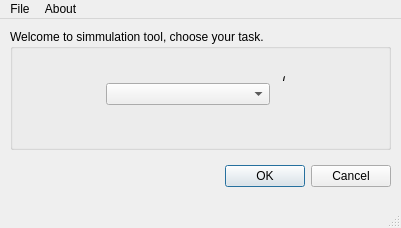
<?xml version="1.0" encoding="UTF-8"?>
<ui version="4.0">
 <class>Welcome</class>
 <widget class="QMainWindow" name="Welcome">
  <property name="geometry">
   <rect>
    <x>0</x>
    <y>0</y>
    <width>401</width>
    <height>228</height>
   </rect>
  </property>
  <property name="windowTitle">
   <string>Welcome</string>
  </property>
  <widget class="QWidget" name="centralwidget">
   <widget class="QGroupBox" name="groupBox">
    <property name="geometry">
     <rect>
      <x>10</x>
      <y>10</y>
      <width>381</width>
      <height>121</height>
     </rect>
    </property>
    <property name="title">
     <string>Welcome to simmulation tool, choose your task.</string>
    </property>
    <widget class="QWidget" name="horizontalLayoutWidget">
     <property name="geometry">
      <rect>
       <x>0</x>
       <y>40</y>
       <width>381</width>
       <height>51</height>
      </rect>
     </property>
     <layout class="QHBoxLayout" name="horizontalLayout">
      <property name="leftMargin">
       <number>20</number>
      </property>
      <property name="rightMargin">
       <number>20</number>
      </property>
      <item>
       <spacer name="horizontalSpacer">
        <property name="orientation">
         <enum>Qt::Horizontal</enum>
        </property>
        <property name="sizeHint" stdset="0">
         <size>
          <width>40</width>
          <height>20</height>
         </size>
        </property>
       </spacer>
      </item>
      <item>
       <widget class="QComboBox" name="comboBox">
        <property name="sizePolicy">
         <sizepolicy hsizetype="Fixed" vsizetype="Fixed">
          <horstretch>0</horstretch>
          <verstretch>0</verstretch>
         </sizepolicy>
        </property>
        <item>
         <property name="text">
          <string/>
         </property>
        </item>
        <item>
         <property name="text">
          <string>Sudoku                           </string>
         </property>
        </item>
        <item>
         <property name="text">
          <string>Fridge                                  </string>
         </property>
        </item>
       </widget>
      </item>
      <item>
       <layout class="QVBoxLayout" name="verticalLayout_11">
        <property name="spacing">
         <number>0</number>
        </property>
        <property name="rightMargin">
         <number>0</number>
        </property>
        <item>
         <widget class="QToolButton" name="toolButton_10">
          <property name="enabled">
           <bool>true</bool>
          </property>
          <property name="font">
           <font>
            <pointsize>6</pointsize>
            <weight>75</weight>
            <italic>true</italic>
            <bold>true</bold>
            <underline>false</underline>
           </font>
          </property>
          <property name="cursor">
           <cursorShape>PointingHandCursor</cursorShape>
          </property>
          <property name="text">
           <string>i</string>
          </property>
          <property name="popupMode">
           <enum>QToolButton::DelayedPopup</enum>
          </property>
          <property name="toolButtonStyle">
           <enum>Qt::ToolButtonFollowStyle</enum>
          </property>
          <property name="autoRaise">
           <bool>true</bool>
          </property>
          <property name="arrowType">
           <enum>Qt::NoArrow</enum>
          </property>
         </widget>
        </item>
        <item>
         <spacer name="verticalSpacer_10">
          <property name="orientation">
           <enum>Qt::Vertical</enum>
          </property>
          <property name="sizeHint" stdset="0">
           <size>
            <width>20</width>
            <height>40</height>
           </size>
          </property>
         </spacer>
        </item>
       </layout>
      </item>
      <item>
       <spacer name="horizontalSpacer_2">
        <property name="orientation">
         <enum>Qt::Horizontal</enum>
        </property>
        <property name="sizeHint" stdset="0">
         <size>
          <width>40</width>
          <height>20</height>
         </size>
        </property>
       </spacer>
      </item>
     </layout>
    </widget>
   </widget>
   <widget class="KDialogButtonBox" name="dialogButtonBox">
    <property name="geometry">
     <rect>
      <x>200</x>
      <y>140</y>
      <width>191</width>
      <height>34</height>
     </rect>
    </property>
    <property name="accessibleDescription">
     <string/>
    </property>
    <property name="locale">
     <locale language="English" country="UnitedKingdom"/>
    </property>
    <property name="standardButtons">
     <set>QDialogButtonBox::Cancel|QDialogButtonBox::Ok</set>
    </property>
    <property name="centerButtons">
     <bool>false</bool>
    </property>
   </widget>
  </widget>
  <widget class="QMenuBar" name="menubar">
   <property name="geometry">
    <rect>
     <x>0</x>
     <y>0</y>
     <width>401</width>
     <height>30</height>
    </rect>
   </property>
   <widget class="QMenu" name="menuAbout">
    <property name="title">
     <string>About</string>
    </property>
    <addaction name="actionAbout"/>
   </widget>
   <widget class="QMenu" name="menuFile">
    <property name="title">
     <string>File</string>
    </property>
    <addaction name="separator"/>
    <addaction name="actionQuit"/>
   </widget>
   <addaction name="menuFile"/>
   <addaction name="menuAbout"/>
  </widget>
  <widget class="QStatusBar" name="statusbar"/>
  <action name="actionAbout">
   <property name="text">
    <string>About</string>
   </property>
  </action>
  <action name="actionOpen_Directory">
   <property name="text">
    <string>Open Directory</string>
   </property>
  </action>
  <action name="actionQuit">
   <property name="text">
    <string>Quit</string>
   </property>
  </action>
 </widget>
 <customwidgets>
  <customwidget>
   <class>KDialogButtonBox</class>
   <extends>QDialogButtonBox</extends>
   <header>kdialogbuttonbox.h</header>
  </customwidget>
 </customwidgets>
 <resources/>
 <connections/>
</ui>
